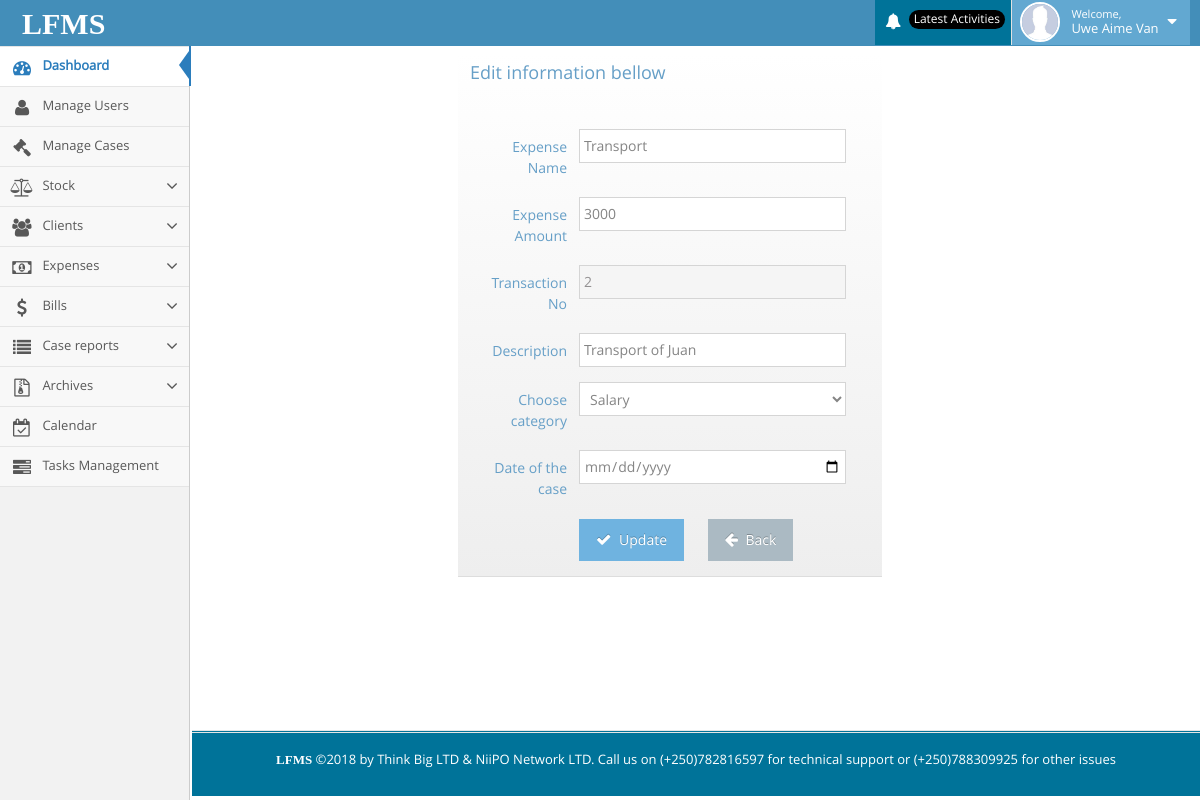
The app's page /lfms/edit_expense.php?expense_id=9 (signed in) with its own data.
### tables this page shows
CREATE TABLE IF NOT EXISTS `permission` (
  `id` int(11) NOT NULL AUTO_INCREMENT,
  `user_id` varchar(100) NOT NULL,
  `permissions` varchar(200) NOT NULL,
  PRIMARY KEY (`id`)
);

CREATE TABLE IF NOT EXISTS `expenses` (
  `id` int(11) NOT NULL AUTO_INCREMENT,
  `name` varchar(150) NOT NULL,
  `amount` varchar(200) NOT NULL,
  `transaction_no` varchar(200) NOT NULL,
  `category` varchar(200) NOT NULL,
  `description` varchar(200) NOT NULL,
  `date_entered` date NOT NULL,
  PRIMARY KEY (`id`)
);

### lfms/edit_expense.php (the view, shortened to what this page needs)
<?php include("include/header.php");?>
<?php
 if (isset($_GET['expense_id'])) {
    $expense_id = mysqli_real_escape_string($db,$_GET['expense_id']);
}
?>
<div class="container" style="margin-right: 50px;width: 80%;">
    <div class="page-content">
        <div class="col-xs-12 col-sm-12 col-md-6 col-md-offset-3">
            <div class="widget-header"  style="background-color:  #ff9999;">
                <h4 class="widget-title">Edit information bellow</h4>
                <br><br><br>
                <?php
                    $select = "SELECT * FROM expenses WHERE id = '".$expense_id."'";
                    $result = mysqli_query($db,$select);
                    while ($row_by_your_expenses = mysqli_fetch_array($result)) {
                        $name       = $row_by_your_expenses['name'];
                        $amount   = $row_by_your_expenses['amount'];
                        $transaction_no   = $row_by_your_expenses['transaction_no'];
                        $description     = $row_by_your_expenses['description'];
                ?>
                <form class="form-horizontal" role="form" method="POST">
                    <div class="form-group">
                        <label class="col-sm-3 control-label no-padding-right" for="form-field-1"> Expense Name </label>
                        <div class="col-sm-8">
                            <input type="text" id="form-field-1" name="expense_name" class="form-control" value="<?php echo $name;?>" />
                        </div>
                    </div>
                    <div class="form-group">
                        <label class="col-sm-3 control-label no-padding-right" for="form-field-2"> Expense Amount </label>
                        <div class="col-sm-8">
                            <input type="text" id="form-field-2" name="expense_amount" class="form-control" value="<?php echo $amount;?>"/>
                        </div>
                    </div>
                    <div class="form-group">
                        <label class="col-sm-3 control-label no-padding-right" for="form-field-2"> Transaction No </label>
                        <div class="col-sm-8">
                            <input type="text" id="form-field-2" name="transaction" class="form-control" value="<?php echo $transaction_no;?>" readonly/>
                        </div>
                    </div>
                    <div class="form-group">
                        <label class="col-sm-3 control-label no-padding-right" for="form-field-2"> Description </label>
                        <div class="col-sm-8">
                            <input type="text" id="form-field-2" name="expense_description" placeholder="Leader of the case" class="form-control" value="<?php echo $description; ?>" />
                        </div>
                    </div>
                    <div class="form-group">
                        <label class="col-sm-3 control-label no-padding-right" for="form-field-2">Choose category </label>
                        <div class="col-sm-8">
                            <select class="form-control" name="expense_category" id="form-field-2">
                                <?php
                                    $select_expense_category = "SELECT * FROM expense_category ORDER BY id DESC";
                                    $result_selected_expense_category = mysqli_query($db,$select_expense_category);
                                    while ($row_by_selected_expense_category = mysqli_fetch_array($result_selected_expense_category)) {
                                       $expense_category_name = $row_by_selected_expense_category['name'];
                                    ?>
                                       <option><?php echo $expense_category_name;?></option>
                                    <?php }?>
                            </select>
                        </div>
                    </div>
                    <div class="form-group">
                        <label class="col-sm-3 control-label no-padding-right" for="timepicker1">Date of the case</label>
                        <div class="col-sm-8">
                                <input type="date" name="new_date" class="form-control" />
                        </div>
                    </div>
                    <div class="form-group">
                        <div class="col-md-offset-3 col-md-9">
                                <button class="btn btn-info" type="submit" name="update">
                                    <i class="ace-icon fa fa-check bigger-110"></i>
                                    Update
                                </button>
                                <a  href="expenses.php" class="btn" type="reset">
                                    <i class="ace-icon fa fa-arrow-left bigger-110"></i>
                                    Back
                                </a>
                        </div>
                    </div>
                </form>
                <?php }?>
            </div>
        </div>
    </div>
</div>
<?php include("include/footer.php");?>

### lfms/include/header.php (shortened to what this page needs)
<?php include("include/connection.php"); ?>
<!DOCTYPE html>
<html lang="en">
<head>
    <link rel="stylesheet" href="assets/css/bootstrap.min.css"/>
    <link rel="stylesheet" href="assets/font-awesome/4.5.0/css/font-awesome.min.css"/>
    <link rel="stylesheet" href="assets/css/ace.min.css" class="ace-maican-stylesheet" id="main-ace-style"/>
    <link rel="stylesheet" href="assets/css/ace-skins.min.css"/>
    <link rel="stylesheet" href="assets/css/ace-rtl.min.css"/>
</head>
<body class="no-skin">
<div id="navbar" class="navbar navbar-default ace-save-state">
    <div class="navbar-container ace-save-state" id="navbar-container">
        <div class="navbar-header pull-left">
            <a href="home.php" class="navbar-brand" style="margin-top:4px;">
                <small>
                    <span style="color:#fff;font-weight:bold;font-family:century gothic;font-size:30px;">LFMS</span>
                </small>
            </a>
        </div>
        <div class="navbar-buttons navbar-header pull-right" role="navigation">
            <ul class="nav ace-nav">
                <?php
                if (isset($_SESSION['user_id'])) {
                    $user_id = $_SESSION['user_id'];
                    $username = $_SESSION['username'];
                    ?>
                    <li class="purple dropdown-modal">
                        <a data-toggle="dropdown" class="dropdown-toggle" href="#" style="background-color: #007399;">
                            <i class="ace-icon fa fa-bell icon-animated-bell"></i>
                            <span class="badge badge-important" style="background-color: #000;">Latest Activities</span>
                        </a>
                    </li>
                    <li class="light-blue dropdown-modal">
                        <a data-toggle="dropdown" href="#" class="dropdown-toggle">
                            <img class="nav-user-photo" src="images/a.jpg" alt="Username"/>
                            <span class="user-info">
                                    <small>Welcome,</small>
                                <?php echo $username; ?>
                                </span>
                            <i class="ace-icon fa fa-caret-down"></i>
                        </a>
                    </li>
                <?php } ?>
            </ul>
        </div>
    </div>
</div>
<div class="main-container ace-save-state" id="main-container">
    <div id="sidebar" class="sidebar responsive ace-save-state">
        <ul class="nav nav-list">
            <li class="active">
                <a href="home.php">
                    <i class="menu-icon fa fa-tachometer"></i>
                    <span class="menu-text"> Dashboard </span>
                </a>
            </li>
            <?php
            $select_all_permission = "SELECT * FROM permission WHERE `user_id` = '" . $user_id . "'";
            $result_all_permission = mysqli_query($db, $select_all_permission);
            while ($row_all = mysqli_fetch_array($result_all_permission)) {
                $permission_all = $row_all['permissions'];
                if ($permission_all == 2) {
                    ?>
                    <li class="">
                        <a href="super_lawyer_page.php">
                            <i class="menu-icon fa fa-user"></i>
                            <span class="menu-text"> Manage Users </span>
                        </a>
                    </li>
                <?php } elseif ($permission_all == 3) {
                    ?>
                    <li class="">
                        <a href="my_case.php">
                            <i class="menu-icon fa fa-legal"></i>
                            <span class="menu-text"> Manage Cases </span>
                        </a>
                    </li>
                <?php } elseif ($permission_all == 5) {
                    ?>
                    <li class="">
                        <a href="#" class="dropdown-toggle">
                            <i class="menu-icon fa fa-group"></i>
                            <span class="menu-text"> Clients </span>
                            <b class="arrow fa fa-angle-down"></b>
                        </a>
                    </li>
                    <?php
                } elseif ($permission_all == 4) {
                    ?>
                    <li class="">
                        <a href="#" class="dropdown-toggle">
                            <i class="menu-icon fa fa-balance-scale"></i>
                            <span class="menu-text"> Stock</span>
                            <b class="arrow fa fa-angle-down"></b>
                        </a>
                    </li>
                    <?php
                } elseif ($permission_all == 6) {
                    ?>
                    <li class="">
                        <a href="#" class="dropdown-toggle">
                            <i class="menu-icon fa fa-money"></i>
                            <span class="menu-text"> Expenses</span>
                            <b class="arrow fa fa-angle-down"></b>
                        </a>
                    </li>
                    <?php
                } elseif ($permission_all == 7) {
                    ?>
                    <li class="">
                        <a href="#" class="dropdown-toggle">
                            <i class="menu-icon fa fa-dollar"></i>
                            <span class="menu-text"> Bills </span>
                            <b class="arrow fa fa-angle-down"></b>
                        </a>
                    </li>
                    <?php
                } elseif ($permission_all == 8) {
                    ?>
                    <li class="">
                        <a href="#" class="dropdown-toggle">
                            <i class="menu-icon fa fa-list"></i>
                            <span class="menu-text"> Case reports </span>
                            <b class="arrow fa fa-angle-down"></b>
                        </a>
                    </li>
                    <li class="">
                        <a href="#" class="dropdown-toggle">
                            <i class="menu-icon fa fa-file-archive-o"></i>
                            <span class="menu-text"> Archives </span>
                            <b class="arrow fa fa-angle-down"></b>
                        </a>
                    </li>
                <?php } elseif ($permission_all == 9) {
                    ?>
                    <li class="">
                        <a href="calendar.php">
                            <i class="menu-icon fa fa-calendar-check-o"></i>
                            <span class="menu-text"> Calendar </span>
                        </a>
                    </li>
                <?php } elseif ($permission_all == 10) {
                    ?>
                    <li class="">
                        <a href="tasks.php">
                            <i class="menu-icon fa fa-tasks"></i>
                            <span class="menu-text"> Tasks Management </span>
                        </a>
                    </li>
                <?php }
            } ?>
        </ul>
    </div>
</div>
</body>
</html>

### records on screen
permission: permissions "2" (drawn)
permission: permissions "3" (drawn)
permission: permissions "4" (drawn)
permission: permissions "5" (drawn)
permission: permissions "6" (drawn)
permission: permissions "7" (drawn)
permission: permissions "8" (drawn)
permission: permissions "9" (drawn)
permission: permissions "10" (drawn)
expenses: expense_name "Transport", expense_amount "3000", transaction "2", expense_description "Transport of Juan"

### other values on screen
$username "Uwe Aime Van"
form field expense_category "Salary"
